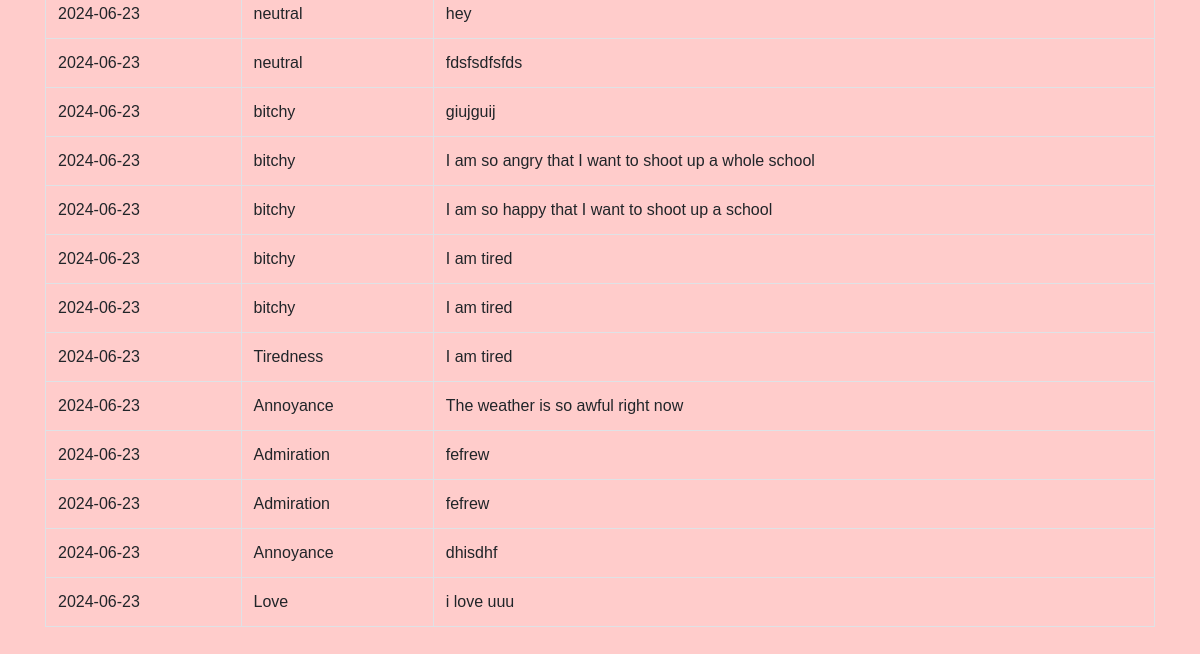
Page /calendar (lower part) on the earlier database version.
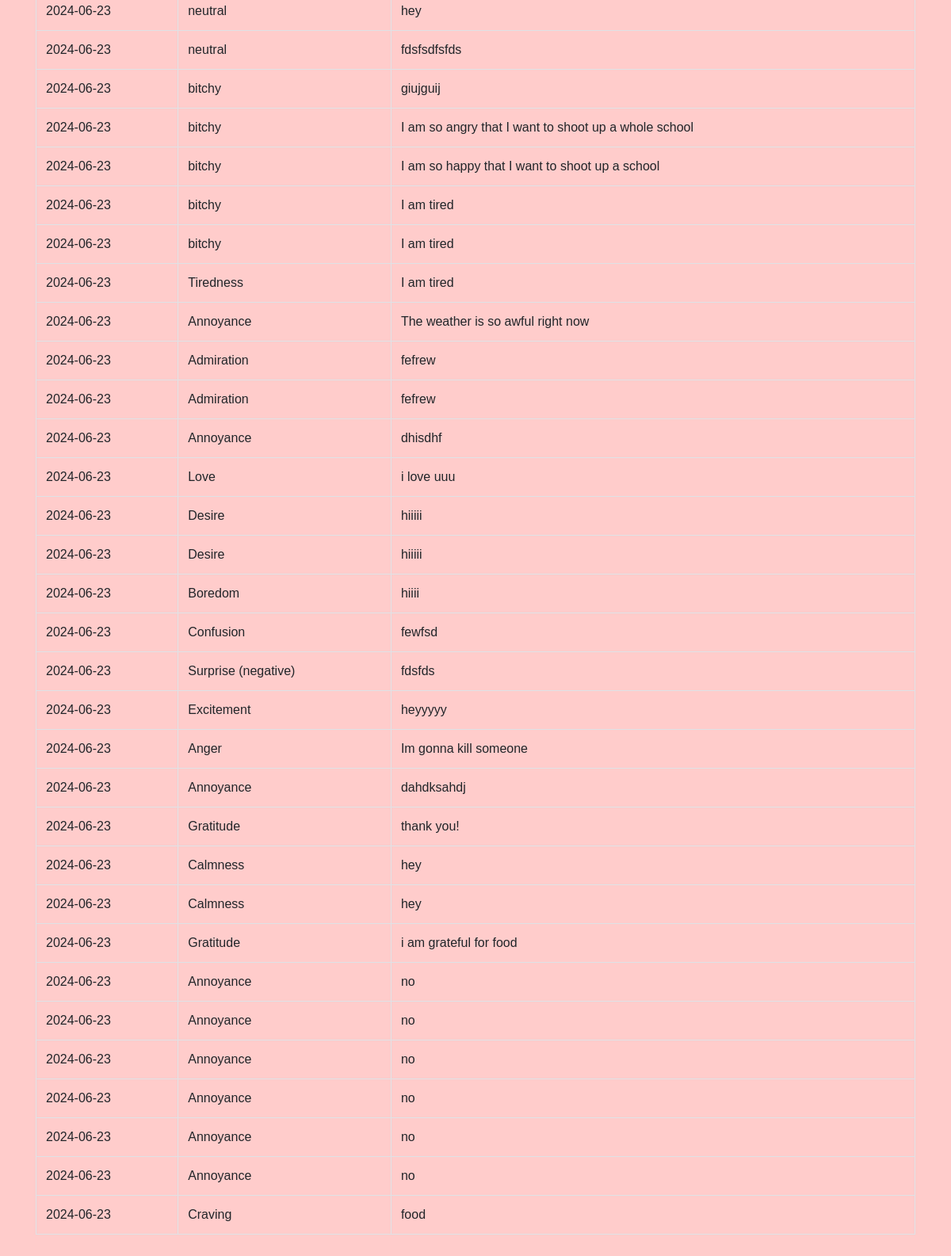
Same page on the later database version.
### app.py (models this page shows)
class MoodEntry(db.Model):
    id = db.Column(db.Integer, primary_key=True)
    user_id = db.Column(db.String, nullable=False)
    date = db.Column(db.Date, nullable=False)
    emotion = db.Column(db.String, nullable=False)
    journal_entry = db.Column(db.String, nullable=False)

### app.py (the view)
@app.route('/calendar')
def calendar():
    try:
        mood_entries = MoodEntry.query.all()
        return render_template('calendar.html', mood_entries=mood_entries)
    except Exception as e:
        logging.error(f"Error in /calendar route: {e}")
        return "There was an error loading the calendar.", 500

### templates/calendar.html (shortened to what this page needs)
<!DOCTYPE html>
<html lang="en">
<head>
    <link href="https://stackpath.bootstrapcdn.com/bootstrap/4.5.2/css/bootstrap.min.css" rel="stylesheet">
    <link href="{{ url_for('static', filename='css/calendar.css') }}" rel="stylesheet">
</head>
<body>
    <div class="container">
        <table class="table table-bordered mt-4">
            <tbody>
                {% for entry in mood_entries %}
                    <tr>
                        <td>{{ entry.date }}</td>
                        <td>{{ entry.emotion }}</td>
                        <td>{{ entry.journal_entry }}</td>
                    </tr>
                {% endfor %}
            </tbody>
        </table>
    </div>
</body>
</html>

Differences in the rows shown:
added MoodEntry: date "2024-06-23", emotion "Desire", journal_entry "hiiiii"
added MoodEntry: date "2024-06-23", emotion "Desire", journal_entry "hiiiii"
added MoodEntry: date "2024-06-23", emotion "Boredom", journal_entry "hiiii"
added MoodEntry: date "2024-06-23", emotion "Confusion", journal_entry "fewfsd"
added MoodEntry: date "2024-06-23", emotion "Surprise (negative)", journal_entry "fdsfds"
added MoodEntry: date "2024-06-23", emotion "Excitement", journal_entry "heyyyyy"
added MoodEntry: date "2024-06-23", emotion "Anger", journal_entry "Im gonna kill someone"
added MoodEntry: date "2024-06-23", emotion "Annoyance", journal_entry "dahdksahdj"
added MoodEntry: date "2024-06-23", emotion "Gratitude", journal_entry "thank you!"
added MoodEntry: date "2024-06-23", emotion "Calmness", journal_entry "hey"
added MoodEntry: date "2024-06-23", emotion "Calmness", journal_entry "hey"
added MoodEntry: date "2024-06-23", emotion "Gratitude", journal_entry "i am grateful for food"
added MoodEntry: date "2024-06-23", emotion "Annoyance", journal_entry "no"
added MoodEntry: date "2024-06-23", emotion "Annoyance", journal_entry "no"
added MoodEntry: date "2024-06-23", emotion "Annoyance", journal_entry "no"
added MoodEntry: date "2024-06-23", emotion "Annoyance", journal_entry "no"
added MoodEntry: date "2024-06-23", emotion "Annoyance", journal_entry "no"
added MoodEntry: date "2024-06-23", emotion "Annoyance", journal_entry "no"
added MoodEntry: date "2024-06-23", emotion "Craving", journal_entry "food"
